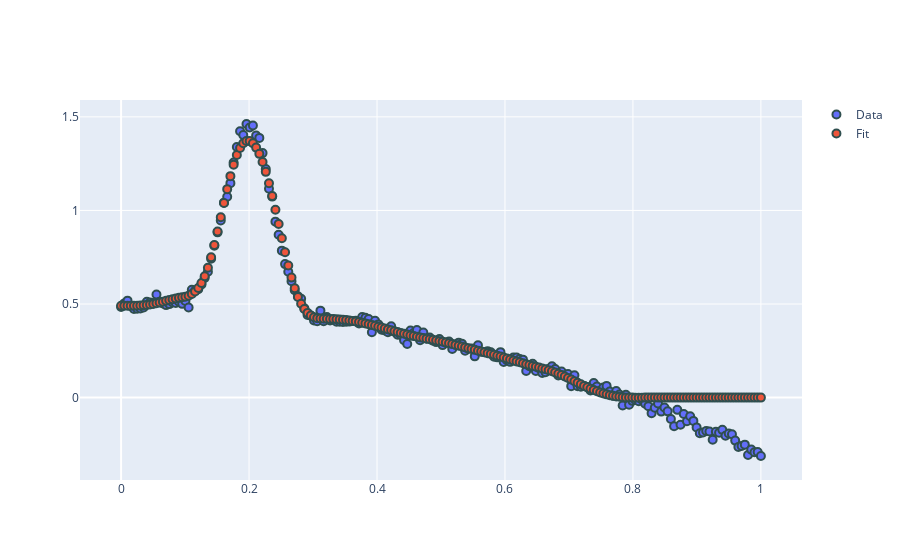

Notebook code cell kept with this figure:
### Code cell
# test with GP constraint
M = StarModel(description=m)
M.fit(X=pd.DataFrame(data={"X":Xtrain}), y=ytrain)

### Figure 1 — Plotly figure (JSON) as saved in the notebook; plotly's stock layout.template omitted (floating-point values rounded to 4 significant figures; data arrays with more than 128 entries replaced by an {"elided": "..."} marker saying what was removed)
{"data": [{"marker": {"line": {"color": "DarkSlateGrey", "width": 2}, "size": 8}, "mode": "markers", "name": "Data", "type": "scatter", "x": {"elided": "200 float values"}, "y": {"elided": "200 float values"}}, {"marker": {"line": {"color": "DarkSlateGrey", "width": 2}, "size": 8}, "mode": "markers", "name": "Fit", "type": "scatter", "x": {"elided": "200 float values"}, "y": {"elided": "200 float values"}}], "layout": {"autosize": true, "xaxis": {"autorange": true, "range": [-0.05911, 1.059], "type": "linear"}, "yaxis": {"autorange": true, "range": [-0.4528, 1.603], "type": "linear"}}}
